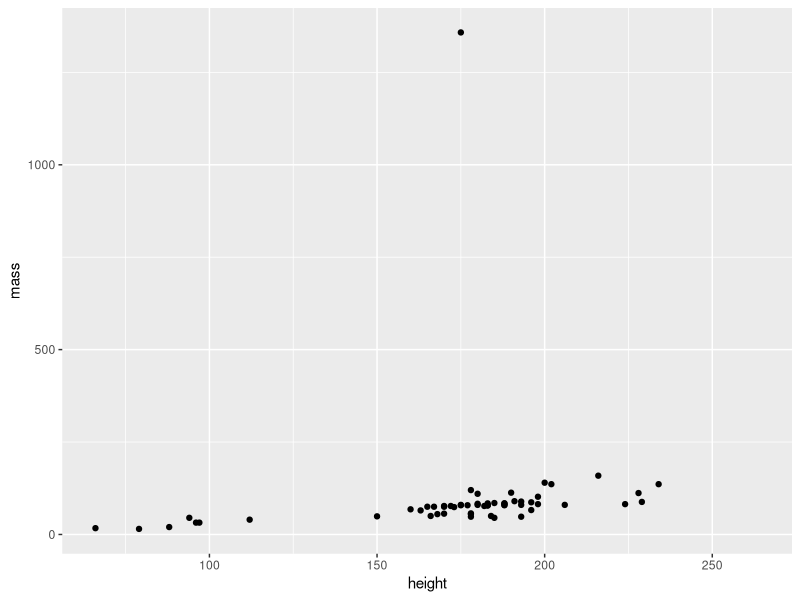
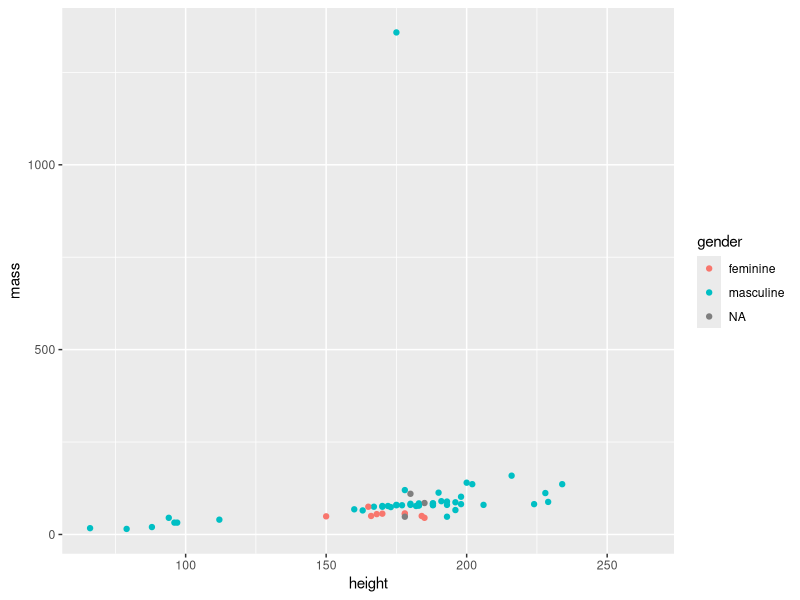
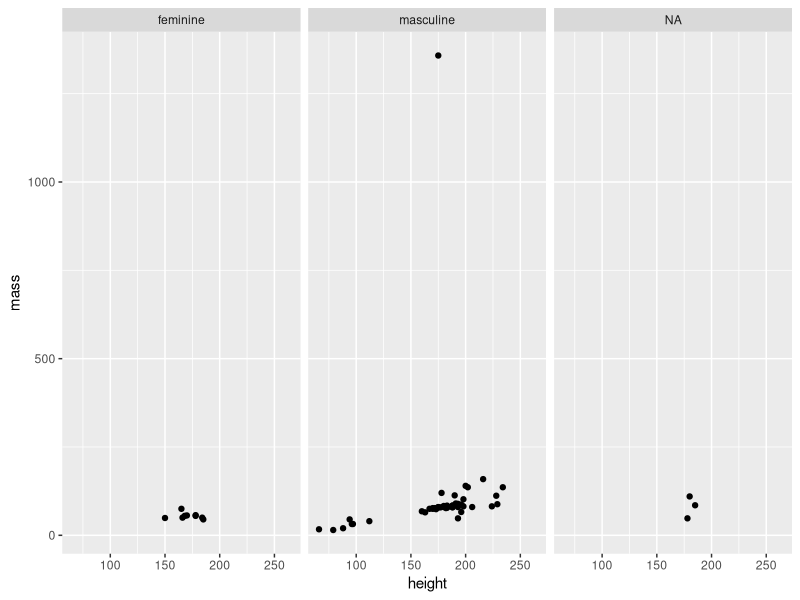
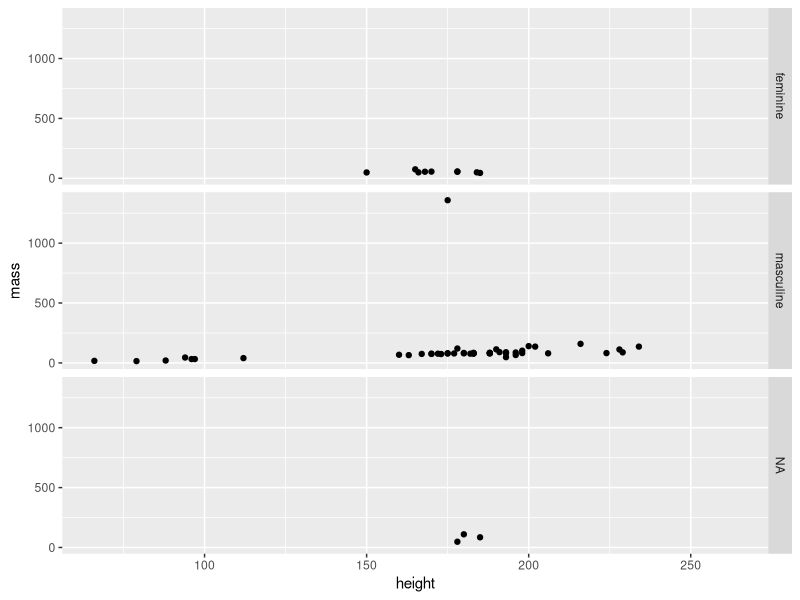
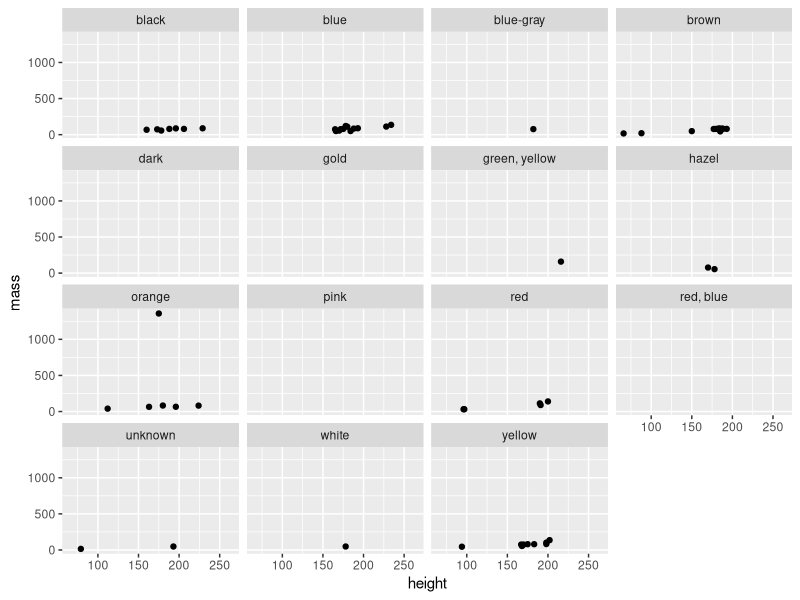
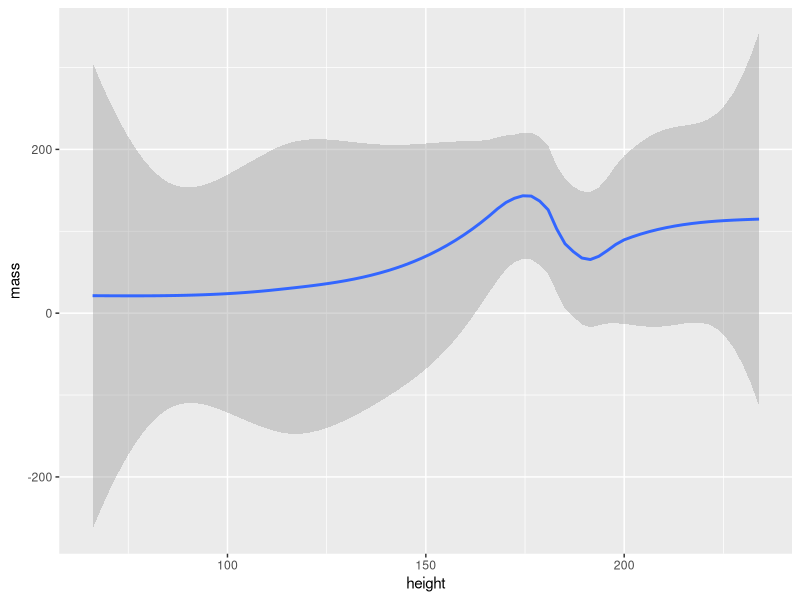
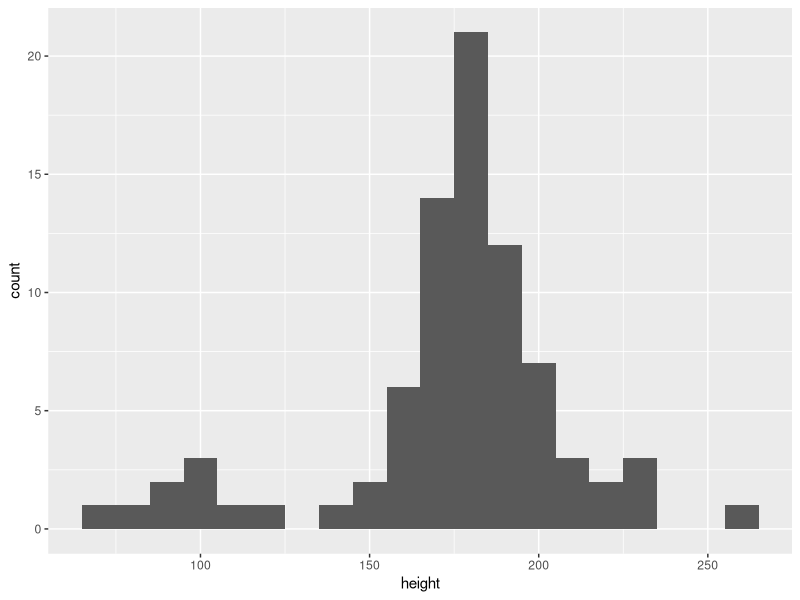
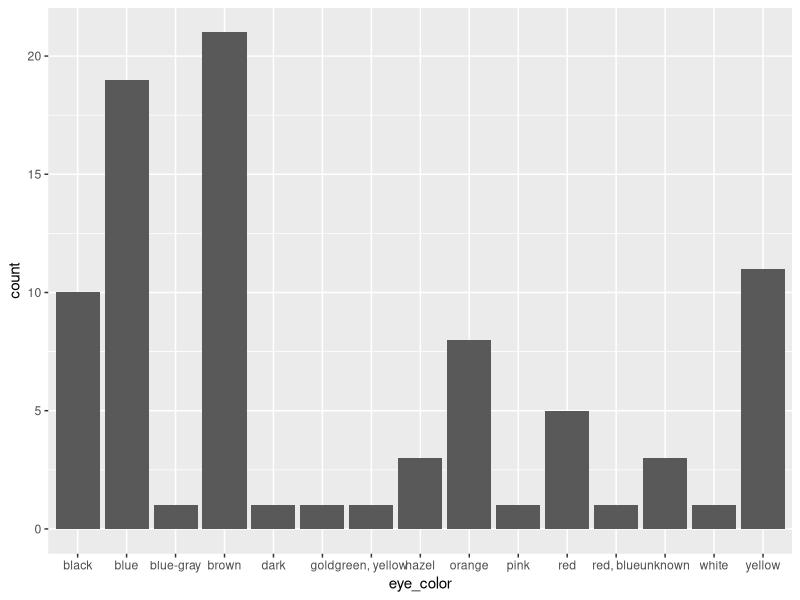

Source code (R) for these figures, in order:
## ---- chunk 1
knitr::opts_chunk$set(echo = TRUE)
## ---- chunk 2
library(tidyverse)
starwars
#if lots of columns, use Glimpse(starwars) to see the column title as rows
## ---- chunk 3
#this creates a plot of height vs weight of the starwars characters
ggplot(data = starwars) +
  geom_point(mapping = aes(x = height, y = mass))
## ---- chunk 4
#height vs weight plot with colors showing what gender each character is
ggplot(data = starwars) + geom_point(mapping = aes(x = height, y = mass, color = gender))
## ---- chunk 5
#height vs weight plots broken up according to gender, going in horizontal order
ggplot(data = starwars) + geom_point(mapping = aes(x = height, y = mass)) + facet_grid(.~gender)
## ---- chunk 6
#height vs weight plots broken up according to gender, going in vertical order
ggplot(data = starwars) + geom_point(mapping = aes(x = height, y = mass)) + facet_grid(gender~.)
## ---- chunk 7
# making facets horizontally, til full, then go vertically til al eye colors are shown
ggplot(data = starwars) + geom_point(mapping = aes(x = height, y = mass)) + facet_wrap(~ eye_color)
## ---- chunk 8
# makes a fitted smooth line over plot points with error grey shading
ggplot(data = starwars) + geom_smooth(mapping = aes(x = height, y = mass))
## ---- chunk 9
#make a histogram with specified binwidth
ggplot(starwars) + geom_histogram(mapping = aes(x = height), binwidth = 10)
## ---- chunk 10
#make a bar chart(categorical variable) with one variable
ggplot(starwars) + geom_bar(mapping = aes(x = eye_color))
